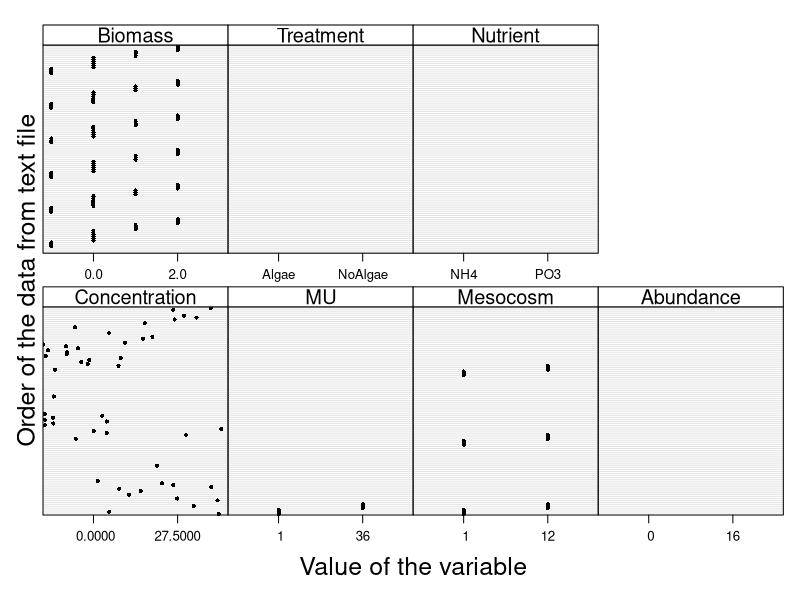

Recreate this plot in R.
setwd("//media//kswada//MyFiles//R//biodiversity")

packages <- c("dplyr", "lattice", "nlme")
purrr::walk(packages, library, character.only = TRUE, warn.conflicts = FALSE)



# ------------------------------------------------------------------------------
# Data:  Biodiversity
# ------------------------------------------------------------------------------

Biodiv <- read.table(file = "Biodiversity.txt", header = TRUE)


str(Biodiv)



# ------------------------------------------------------------------------------
# Data exploration:  multi-panel Cleveland dotplot
# ------------------------------------------------------------------------------
Mydotplot <- function(DataSelected){
  
  P <- dotplot(as.matrix(as.matrix(DataSelected)), groups=FALSE,
               strip = strip.custom(bg = 'white', par.strip.text = list(cex = 1.2)),
               scales = list(x = list(relation = "free", draw = TRUE), y = list(relation = "free", draw = FALSE)),
               col=1, cex  = 0.5, pch = 16,
               xlab = list(label = "Value of the variable", cex = 1.5),
               ylab = list(label = "Order of the data from text file", cex = 1.5))
  
  print(P)  
}


MyVar <- c("Concentration", "MU", "Mesocosm", "Abundance", "Biomass", "Treatment", "Nutrient")

Mydotplot(as.matrix(Biodiv[,MyVar]))

